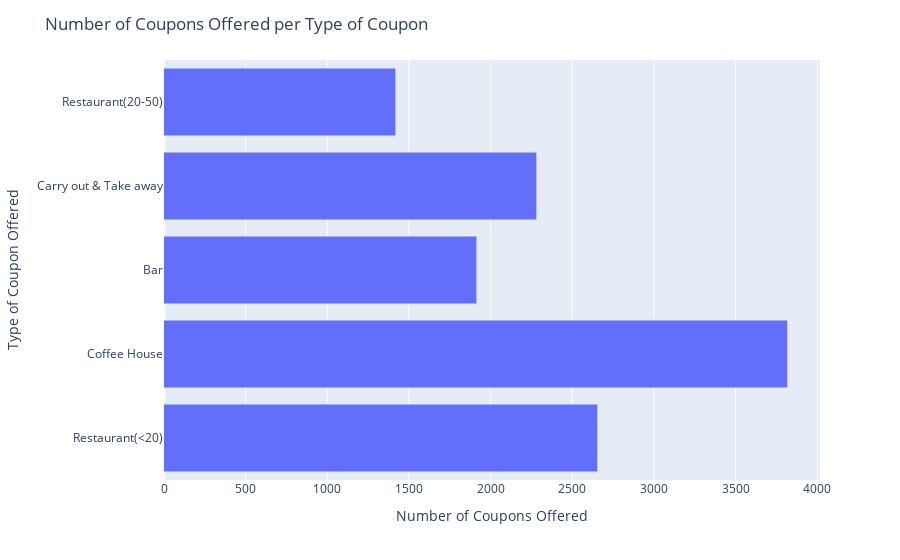

The cell this chart's notebook holds for it:
### Markdown cell above
5. Use a bar plot to visualize the `coupon` column.

### Code cell
# A bar plot of a categorical column is really just a histogram
fig = px.histogram(data_dropped,y='coupon')
fig.update_layout(
    title='Number of Coupons Offered per Type of Coupon',
    xaxis_title='Number of Coupons Offered',
    yaxis_title='Type of Coupon Offered'
)

### Figure 1 — Plotly figure (JSON) as saved in the notebook; plotly's stock layout.template omitted (floating-point values rounded to 4 significant figures; data arrays with more than 128 entries replaced by an {"elided": "..."} marker saying what was removed)
{"data": [{"alignmentgroup": "True", "bingroup": "y", "hovertemplate": "count=%{x}<br>coupon=%{y}<extra></extra>", "legendgroup": "", "marker": {"color": "#636efa", "pattern": {"shape": ""}}, "name": "", "offsetgroup": "", "orientation": "h", "showlegend": false, "type": "histogram", "xaxis": "x", "y": {"elided": "12079 str values"}, "yaxis": "y"}], "layout": {"barmode": "relative", "legend": {"tracegroupgap": 0}, "margin": {"t": 60}, "title": {"text": "Number of Coupons Offered per Type of Coupon"}, "xaxis": {"anchor": "y", "domain": [0, 1], "title": {"text": "Number of Coupons Offered"}}, "yaxis": {"anchor": "x", "domain": [0, 1], "title": {"text": "Type of Coupon Offered"}}}}
